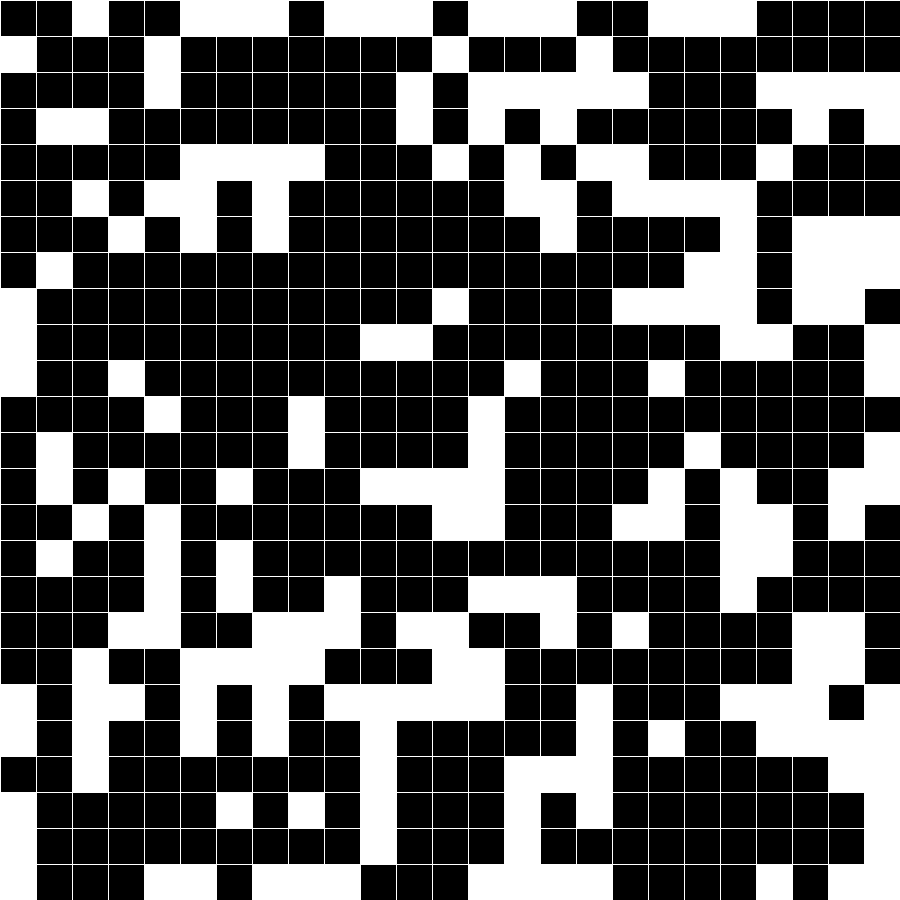
Frame 1 (no input)
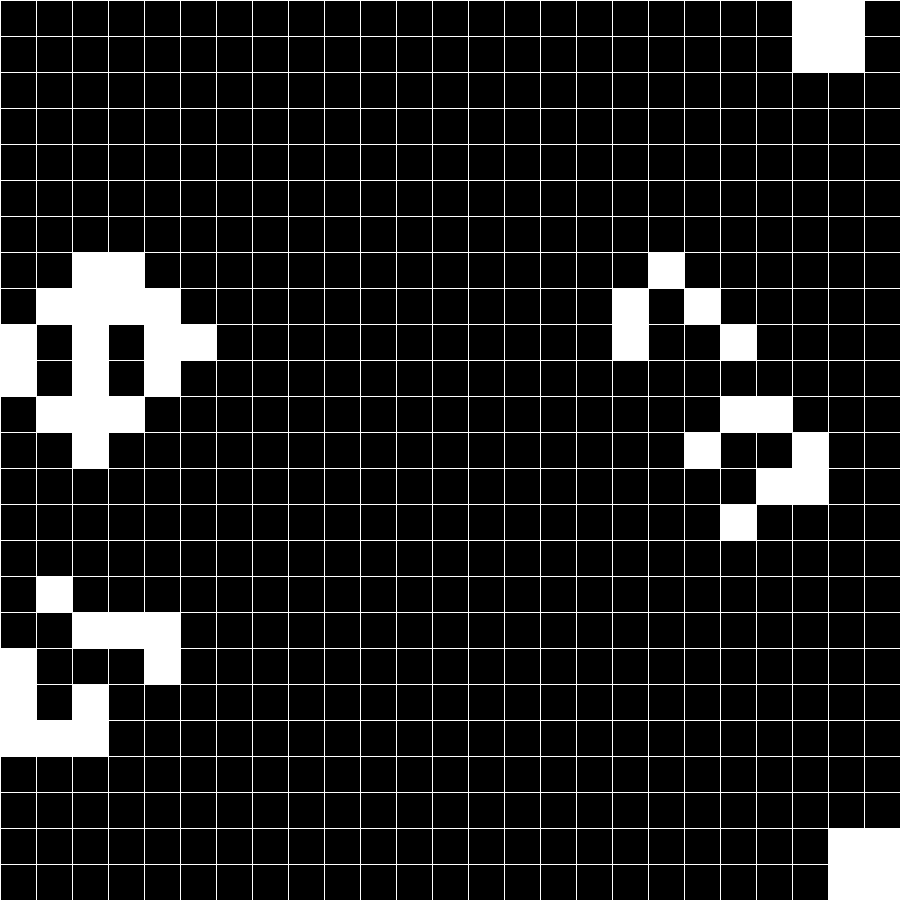
Frame 60 (the mouse pressed at the canvas centre just before this capture)
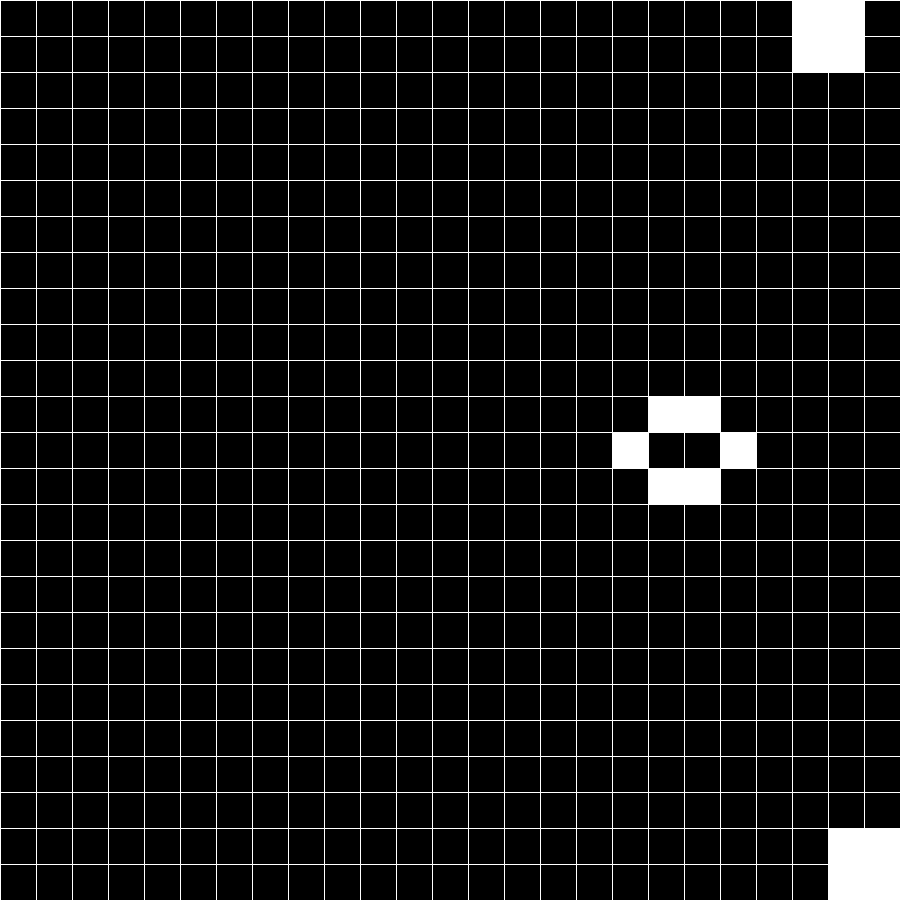
Frame 120 (the mouse held since frame 60 and released just before this capture)

The Processing sketch that drew these frames (run headless with seeded random() and noise(); from frame 60 on, the mouse is pressed at the canvas centre):

// Processing sketch: Game_Of_life
// ── Game_Of_life.pde
int n = 25;
Cell maze[][];
int rows,cols;
void setup(){
  size(900,900);
  rows = width/n;
  cols = height/n;
  maze = new Cell[n][n];
  for(int i = 0;i<n;i++){
   for(int j = 0;j<n;j++){
    double a = Math.random();
    int v = (int)(a*2);
    //print(v);
    maze[i][j] = new Cell(i,j,v); 
   }
  }
  for(int i = 0;i<n;i++){
   for(int j = 0;j<n;j++){
    maze[i][j].addN(); 
   }
  }
  maze[2][0].val = 1;
  maze[2][1].val  =1;
  maze[2][2].val = 1;
  
}

void draw(){
  background(0);
  //frameRate(10);
   for(int i = 0;i<n;i++){
   for(int j = 0;j<n;j++){
    maze[i][j].update(); 
   }
  }
  
    for(int i = 0;i<n;i++){
   for(int j = 0;j<n;j++){
    maze[i][j].finalUpdate(); 
   }
  }
  
  for(int i = 0;i<n;i++){
   for(int j = 0;j<n;j++){
    maze[i][j].show(); 
   }
  }
  
  
}

// ── Cell.pde
class Cell{
 int val;
 int i,j;
 ArrayList<Cell> neighbours = new ArrayList<Cell>();
 Cell(int x,int y,int val){
   this.val = val;
   this.i = x;
   this.j = y;
 }
 void addN(){
   int r[] = new int[]{-1,0,1,1,1,0,-1,-1};
   int c[] = new int[]{-1,-1,-1,0,1,1,1,0};
   for(int k = 0;k<8;k++){
    int x = this.i + r[k];
    int y = this.j + c[k];
    if(x >= 0 && x < n && y >= 0 && y<n){
     neighbours.add(maze[x][y]); 
    }
   }
 }
 
 void show(){
   int x = this.i * rows;
   int y = this.j * cols;
   int w = rows;
   if(this.val == 1){
    fill(255);
    rect(x,y,rows,rows);
    noFill();
   }
   stroke(255);
   line(x,y,x+w,y);
   line(x+w,y,x+w,y+w);
   line(x+w,y+w,x,y+w);
   line(x,y+w,x,y);
 }
 
 int score(){
  int a = 0;
  for(Cell c : neighbours){
    if(c.val == 1 || c.val == 3){
     a++; 
    }
  }
  return a;
 }
 
 void update(){
   if(this.score() < 2){
    if(this.val == 1){
     this.val = 3; 
    }
   }
   else if(this.val == 1 && (this.score() == 2 || this.score() == 3)){
    this.val = 1; 
   }else if(this.val == 0 && this.score() == 3){
    this.val = 2; 
   }else if(this.val == 1 && this.score() > 3){
    this.val = 3; 
   }
 }
 
 void finalUpdate(){
  if(this.val == 2){
    this.val = 1;
  }else if(this.val == 3){
   this.val = 0; 
  }
 }
  
}
